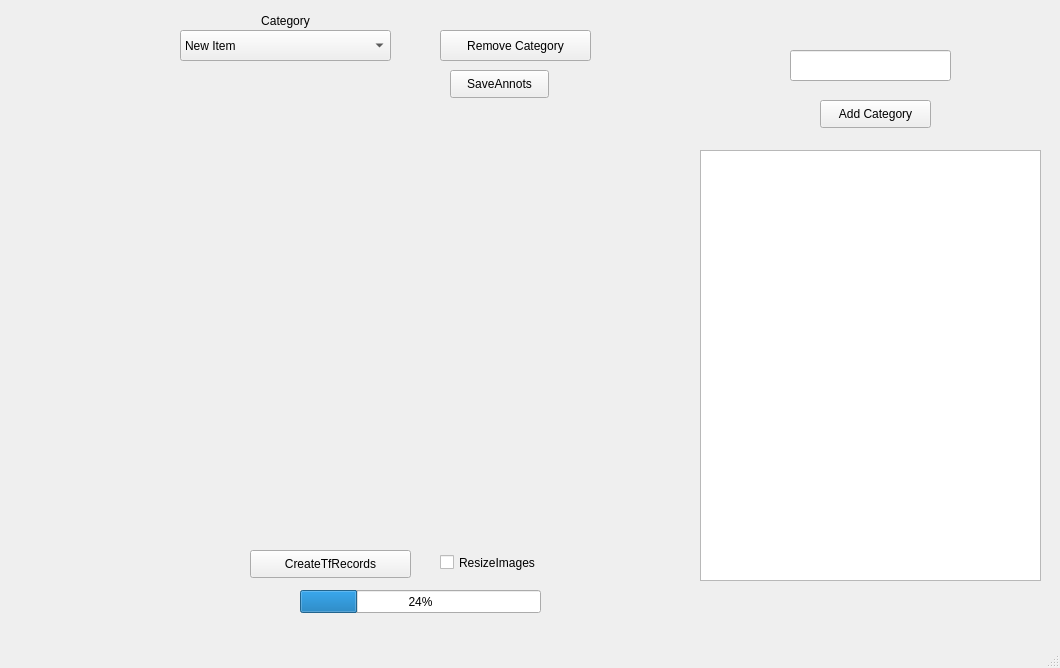
<?xml version="1.0" encoding="UTF-8"?>
<ui version="4.0">
 <class>MainWindow</class>
 <widget class="QMainWindow" name="MainWindow">
  <property name="geometry">
   <rect>
    <x>0</x>
    <y>0</y>
    <width>1060</width>
    <height>668</height>
   </rect>
  </property>
  <property name="windowTitle">
   <string>MainWindow</string>
  </property>
  <widget class="QWidget" name="centralwidget">
   <widget class="QPushButton" name="createTfRecords">
    <property name="geometry">
     <rect>
      <x>250</x>
      <y>550</y>
      <width>161</width>
      <height>28</height>
     </rect>
    </property>
    <property name="text">
     <string>CreateTfRecords</string>
    </property>
   </widget>
   <widget class="QComboBox" name="ctgListComboBox">
    <property name="geometry">
     <rect>
      <x>180</x>
      <y>30</y>
      <width>211</width>
      <height>31</height>
     </rect>
    </property>
    <item>
     <property name="text">
      <string>New Item</string>
     </property>
    </item>
    <item>
     <property name="text">
      <string>New Item2</string>
     </property>
    </item>
   </widget>
   <widget class="QLabel" name="label">
    <property name="geometry">
     <rect>
      <x>180</x>
      <y>10</y>
      <width>211</width>
      <height>21</height>
     </rect>
    </property>
    <property name="text">
     <string>Category</string>
    </property>
    <property name="alignment">
     <set>Qt::AlignCenter</set>
    </property>
   </widget>
   <widget class="QPushButton" name="addctgButton">
    <property name="geometry">
     <rect>
      <x>820</x>
      <y>100</y>
      <width>111</width>
      <height>28</height>
     </rect>
    </property>
    <property name="text">
     <string>Add Category</string>
    </property>
   </widget>
   <widget class="QLineEdit" name="addCtglineEdit">
    <property name="geometry">
     <rect>
      <x>790</x>
      <y>50</y>
      <width>161</width>
      <height>31</height>
     </rect>
    </property>
   </widget>
   <widget class="QPushButton" name="rmvctgButton">
    <property name="geometry">
     <rect>
      <x>440</x>
      <y>30</y>
      <width>151</width>
      <height>31</height>
     </rect>
    </property>
    <property name="text">
     <string>Remove Category</string>
    </property>
   </widget>
   <widget class="QLabel" name="imgprvlabel">
    <property name="geometry">
     <rect>
      <x>70</x>
      <y>120</y>
      <width>591</width>
      <height>400</height>
     </rect>
    </property>
    <property name="text">
     <string/>
    </property>
   </widget>
   <widget class="QListWidget" name="imgListWidget">
    <property name="geometry">
     <rect>
      <x>700</x>
      <y>150</y>
      <width>341</width>
      <height>431</height>
     </rect>
    </property>
   </widget>
   <widget class="QPushButton" name="saveAnnotsBtn">
    <property name="geometry">
     <rect>
      <x>450</x>
      <y>70</y>
      <width>99</width>
      <height>28</height>
     </rect>
    </property>
    <property name="text">
     <string>SaveAnnots</string>
    </property>
   </widget>
   <widget class="QCheckBox" name="imgResize">
    <property name="geometry">
     <rect>
      <x>440</x>
      <y>550</y>
      <width>131</width>
      <height>25</height>
     </rect>
    </property>
    <property name="text">
     <string>ResizeImages</string>
    </property>
   </widget>
   <widget class="QProgressBar" name="tfRecordProgress">
    <property name="geometry">
     <rect>
      <x>300</x>
      <y>590</y>
      <width>241</width>
      <height>23</height>
     </rect>
    </property>
    <property name="value">
     <number>24</number>
    </property>
   </widget>
   <zorder>ctgListComboBox</zorder>
   <zorder>label</zorder>
   <zorder>addctgButton</zorder>
   <zorder>addCtglineEdit</zorder>
   <zorder>rmvctgButton</zorder>
   <zorder>imgprvlabel</zorder>
   <zorder>imgListWidget</zorder>
   <zorder>saveAnnotsBtn</zorder>
   <zorder>createTfRecords</zorder>
   <zorder>imgResize</zorder>
   <zorder>tfRecordProgress</zorder>
  </widget>
  <widget class="QMenuBar" name="menubar">
   <property name="geometry">
    <rect>
     <x>0</x>
     <y>0</y>
     <width>1060</width>
     <height>28</height>
    </rect>
   </property>
  </widget>
  <widget class="QStatusBar" name="statusbar"/>
 </widget>
 <resources/>
 <connections/>
</ui>
